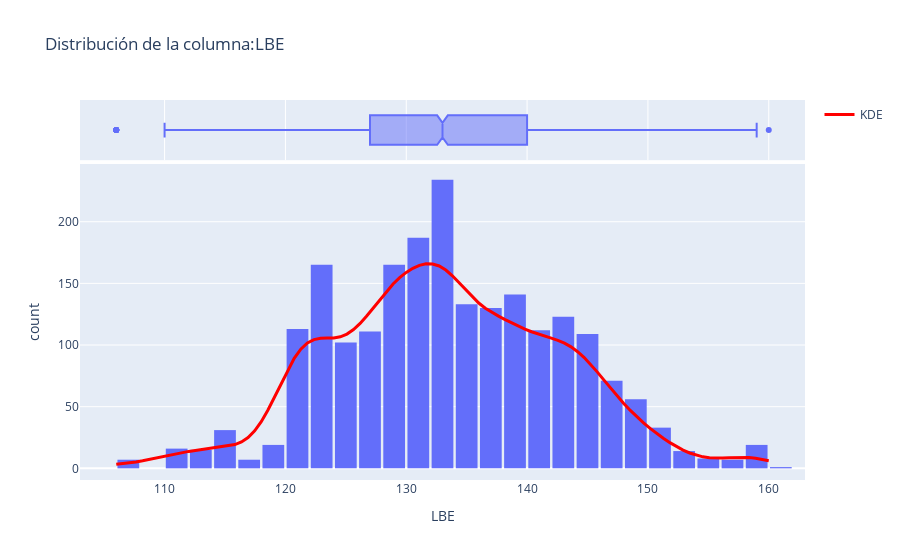

Here is the notebook cell this chart was saved with:
### Markdown cell above
### 3.1 Histogramas

### Code cell
visualization.plot_interactive_histogram(datos_imputados, column='LBE')

### Figure 1 — Plotly figure (JSON) as saved in the notebook; plotly's stock layout.template omitted (floating-point values rounded to 4 significant figures; data arrays with more than 128 entries replaced by an {"elided": "..."} marker saying what was removed)
{"data": [{"bingroup": "x", "hovertemplate": "LBE=%{x}<br>count=%{y}<extra></extra>", "legendgroup": "", "marker": {"color": "#636efa", "pattern": {"shape": ""}}, "name": "", "nbinsx": 30, "orientation": "v", "showlegend": false, "type": "histogram", "x": {"elided": "2129 float values"}, "xaxis": "x", "yaxis": "y"}, {"customdata": {"elided": "2129x39 mixed values"}, "hovertemplate": "LBE=%{x}<br>FileName=%{customdata[0]}<br>Date=%{customdata[1]}<br>SegFile=%{customdata[2]}<br>b=%{customdata[3]}<br>e=%{customdata[4]}<br>LB=%{customdata[5]}<br>AC=%{customdata[6]}<br>FM=%{customdata[7]}<br>UC=%{customdata[8]}<br>ASTV=%{customdata[9]}<br>MSTV=%{customdata[10]}<br>ALTV=%{customdata[11]}<br>MLTV=%{customdata[12]}<br>DL=%{customdata[13]}<br>DS=%{customdata[14]}<br>DP=%{customdata[15]}<br>DR=%{customdata[16]}<br>Width=%{customdata[17]}<br>Min=%{customdata[18]}<br>Max=%{customdata[19]}<br>Nmax=%{customdata[20]}<br>Nzeros=%{customdata[21]}<br>Mode=%{customdata[22]}<br>Mean=%{customdata[23]}<br>Median=%{customdata[24]}<br>Variance=%{customdata[25]}<br>Tendency=%{customdata[26]}<br>A=%{customdata[27]}<br>B=%{customdata[28]}<br>C=%{customdata[29]}<br>D=%{customdata[30]}<br>E=%{customdata[31]}<br>AD=%{customdata[32]}<br>DE=%{customdata[33]}<br>LD=%{customdata[34]}<br>FS=%{customdata[35]}<br>SUSP=%{customdata[36]}<br>CLASS=%{customdata[37]}<br>NSP=%{customdata[38]}<extra></extra>", "legendgroup": "", "marker": {"color": "#636efa"}, "name": "", "notched": true, "showlegend": false, "type": "box", "x": {"elided": "2129 float values"}, "xaxis": "x2", "yaxis": "y2"}, {"line": {"color": "red", "width": 3}, "mode": "lines", "name": "KDE", "type": "scatter", "x": [106.0, 106.5, 107.1, 107.6, 108.2, 108.7, 109.3, 109.8, 110.4, 110.9, 111.5, 112.0, 112.5, 113.1, 113.6, 114.2, 114.7, 115.3, 115.8, 116.4, 116.9, 117.5, 118.0, 118.5, 119.1, 119.6, 120.2, 120.7, 121.3, 121.8, 122.4, 122.9, 123.5, 124.0, 124.5, 125.1, 125.6, 126.2, 126.7, 127.3, 127.8, 128.4, 128.9, 129.5, 130.0, 130.5, 131.1, 131.6, 132.2, 132.7, 133.3, 133.8, 134.4, 134.9, 135.5, 136.0, 136.5, 137.1, 137.6, 138.2, 138.7, 139.3, 139.8, 140.4, 140.9, 141.5, 142.0, 142.5, 143.1, 143.6, 144.2, 144.7, 145.3, 145.8, 146.4, 146.9, 147.5, 148.0, 148.5, 149.1, 149.6, 150.2, 150.7, 151.3, 151.8, 152.4, 152.9, 153.5, 154.0, 154.5, 155.1, 155.6, 156.2, 156.7, 157.3, 157.8, 158.4, 158.9, 159.5, 160.0], "y": [3.357, 3.866, 4.467, 5.222, 6.163, 7.278, 8.5, 9.739, 10.91, 11.96, 12.89, 13.73, 14.53, 15.28, 15.98, 16.62, 17.24, 18.01, 19.25, 21.41, 24.98, 30.38, 37.8, 47.08, 57.73, 68.94, 79.75, 89.22, 96.63, 101.7, 104.4, 105.5, 105.6, 105.8, 106.7, 108.9, 112.5, 117.5, 123.6, 130.2, 137.1, 143.6, 149.6, 154.7, 158.9, 162.3, 164.6, 165.8, 165.7, 164.1, 160.8, 156.2, 150.6, 144.7, 139.0, 134.1, 129.9, 126.4, 123.4, 120.7, 118.0, 115.4, 113.0, 110.8, 108.9, 107.2, 105.6, 103.8, 101.5, 98.52, 94.62, 89.8, 84.21, 78.04, 71.56, 65.04, 58.68, 52.63, 46.96, 41.71, 36.86, 32.37, 28.22, 24.36, 20.81, 17.6, 14.79, 12.44, 10.61, 9.332, 8.578, 8.287, 8.347, 8.601, 8.871, 8.981, 8.798, 8.254, 7.365, 6.222]}], "layout": {"bargap": 0.1, "barmode": "relative", "legend": {"tracegroupgap": 0}, "title": {"text": "Distribución de la columna:LBE"}, "xaxis": {"anchor": "y", "domain": [0, 1], "title": {"text": "LBE"}}, "xaxis2": {"anchor": "y2", "domain": [0, 1], "matches": "x", "showgrid": true, "showticklabels": false}, "yaxis": {"anchor": "x", "domain": [0, 0.8316], "title": {"text": "count"}}, "yaxis2": {"anchor": "x2", "domain": [0.8416, 1], "matches": "y2", "showgrid": false, "showline": false, "showticklabels": false, "ticks": ""}}}
